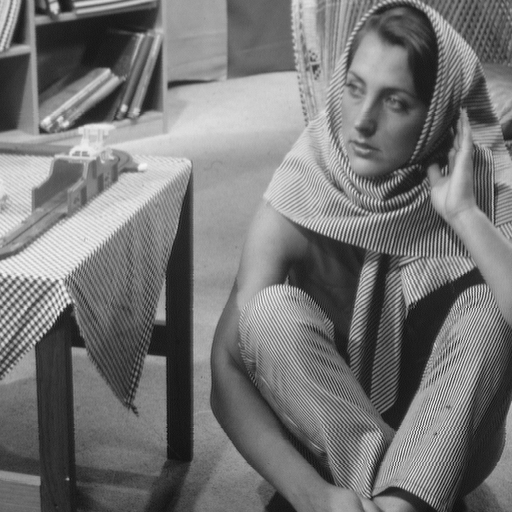
#> input picture NummatProj1/project1-data/project1-data/barbara.gif, 512 x 512 px, found by its file name; the run also reads 1 picture not shown here
$ jupyter execute --allow-errors Project_1.ipynb
#> lines starting #> are read from the running program, lines starting #| are printed output that depends on the picture
# Project 1

[cell 1]
import numpy as np
import matplotlib.pyplot as plt
import scipy.fft as fft
import pandas as pd
from PIL import Image

## Problem 1 The (Discrete) Fourier Transform

candidate: 10015.

### a)
We want to show that $\langle e^{2\pi i k \cdot}, e^{2\pi i h \cdot} \rangle =
\begin{cases}
  1 & \text{if } k = h \\
  0 & \text{otherwise}
\end{cases}$

First let $k \neq h$:

$\langle e^{2\pi i k \cdot}, e^{2\pi i h \cdot} \rangle = \int_0^1 e^{2\pi i k x} e^{-2\pi i h x}dx = [\frac{1}{2\pi i (k-h)} e^{2\pi i (k - h) x}]_0^1 = \frac{1}{2\pi i (k-h)} (e^{2\pi i (k - h)} - e^{0}) = 0$

where the last equation comes from the fact that exp() is $2\pi i $-periodic and $k,h \in \mathbb{Z}$. Now for k = h:

$\langle e^{2\pi i k \cdot}, e^{2\pi i h \cdot} \rangle = \int_0^1 e^0dx = 1$

Hence we have that $\langle e^{2\pi i k \cdot}, e^{2\pi i h \cdot} \rangle =
\begin{cases}
  1 & \text{if } k = h \\
  0 & \text{otherwise}
\end{cases}$

### b)
We want to show that $\sqrt{2} \sin(2\pi mx), m = 1, 2, \ldots, \cos(2\pi \cdot 0 \cdot x) \text{ and } 2\cos(2\pi nx), \quad n = 1, 2, \ldots, x \in \mathbb{T} $ Form an orthonormal system.

In the following calculations $n = 1,2, \dots$ and $ m = 0,1,2, \dots$. Firstly:

$\langle \sqrt{2} sin(2\pi n \cdot),\sqrt{2}cos(2\pi m \cdot)\rangle = \int_0^1 2 sin(2\pi n x)cos(2\pi m x)dx = 0$

where the last inequality comes from the fact that $sin(2\pi n x)$ is odd on the interval 0 to 1 and $cos(2\pi n x)$ is even for all possible n,m. Therefore the product is odd, meaning the integral is 0.

$\langle \sqrt{2} sin(2\pi n \cdot),\sqrt{2}sin(2\pi m \cdot)\rangle = \int_0^1 2 sin(2\pi n x)sin(2\pi m x)dx = \int_0^1 cos(2\pi (n-m) x) - cos(2\pi (n+ m) x)dx$

Now for $n \neq m$, and using that $sin(2\pi n) = 0$ for $n \in \mathbb{Z}$ we have:

$\langle \sqrt{2} sin(2\pi n \cdot),\sqrt{2}sin(2\pi m \cdot)\rangle = [\frac{1}{2\pi (n-m)}sin(2\pi (n-m) x) - \frac{1}{2\pi (n+m)}sin(2\pi (n+ m) x)]_0^1 = 0 -0-0+0 = 0$

for $n = m$:

$\langle \sqrt{2} sin(2\pi n \cdot),\sqrt{2}sin(2\pi m \cdot)\rangle = \int_0^1 cos(0) - cos(4\pi n x) dx = [x - \frac{1}{4\pi n} sin(4\pi nx)]_0^1 = 1-0 = 1$

$\langle \sqrt{2} cos(2\pi n \cdot),\sqrt{2}cos(2\pi m \cdot)\rangle = \int_0^1 2 cos(2\pi n x)cos(2\pi m x)dx = \int_0^1 cos(2\pi (n-m) x) + cos(2\pi (n+ m) x)dx$

For $n \neq m$:

$\langle \sqrt{2} cos(2\pi n \cdot),\sqrt{2}cos(2\pi m \cdot)\rangle  = [\frac{1}{2\pi (n-m)}sin(2\pi (n-m) x) + \frac{1}{2\pi (n+m)}sin(2\pi (n+ m) x)]_0^1 = 0+0+0+0 = 0$

For $n = m \neq 0$:

$\langle \sqrt{2} cos(2\pi n \cdot),\sqrt{2}cos(2\pi m \cdot)\rangle  = \int_0^1 cos(0) + cos(4\pi n x) dx = [x - \frac{1}{4\pi n} sin(4\pi nx)]_0^1 = 1-0 = 1$

For $n=m=0$:

$\langle \sqrt{2} cos(2\pi n \cdot),\sqrt{2}cos(2\pi m \cdot)\rangle  = \int_0^1 cos(0) + cos(0) dx = \int_0^1 2 dx = 2 \implies \langle cos(2\pi 0 \cdot),cos(2\pi 0 \cdot)\rangle = 1$

Hence the described system is orthonormal.

### c)

{$e^{-2\pi in \cdot}, e^{-2\pi i(n-1) \cdot}\dots , e^{2\pi in \cdot}$} is a base for $\mathcal{T}_n by definition. From a) we know that this set is orthonormal.

{$cos(0), \sqrt{2}cos(2\pi \cdot), \dots, \sqrt{2}cos(2\pi n\cdot), \sqrt{2}sin(2\pi \cdot), \dots, \sqrt{2}sin(2\pi n\cdot)$} is a base for $\mathcal{S}_n$ by definition, and is orthonormal by my calculations from b).

I.e. They are orthonormal bases. Now using Eulers formula we get:

$c_k e^{2\pi i n x} + c_{-k} e^{-2\pi i n x} = \overline{c_{-k}} e^{2\pi i n x} + c_{-k} e^{-2\pi i n x} = \overline{c_{-k}}(cos(2\pi n x) + i \sin(2\pi n x))+ c_{-k} (cos(2\pi n x) - i \sin(2\pi n x)) = 2Re(c_{-k})cos(2\pi n x) + 2Im(c_{-k}) sin(2\pi n x), \quad Re(c_{-k}),Im(c_{-k}) \in \mathbb{R}$

Meaning every element in $\mathbb{T}_n$ is a linear combination of elements in $\mathbb{S}_n$, and vice versa, since we can do the same computation the other way around. Therefore $\mathbb{T}_n$ and $\mathbb{S}_n$ are the same. We can see that both spaces have 2n+1 basis vectors, i.e. they are of dimension 2n+1.

### d)
Using the representation: $f(\cdot) = a_0/2 + \sum_{k=1}^n a_kcos(2\pi k \cdot) + b_ksin(2\pi k \cdot)$

We have:

$\langle f, cos(2\pi 0 \cdot)\rangle = \langle \frac{a_0}{2} cos(0), cos(0)\rangle = \frac{a_0}{2} \implies a_0 = 2\langle f, cos(2\pi 0 \cdot )\rangle = \int_{-1/2}^{1/2}f(x)cos(2\pi 0 x) dx$

$\langle f, cos(2\pi k \cdot)\rangle = \langle a_k cos(2\pi k \cdot), cos(2\pi k \cdot)\rangle = a_k \langle cos(2\pi k \cdot), cos(2\pi k \cdot)\rangle = \frac{1}{2} a_k \implies a_k = 2 \langle f, cos(2\pi k \cdot)\rangle = \int_{-1/2}^{1/2}f(x)cos(2\pi k x) dx \quad k = 1,\dots,n$

Where the first equality comes from the fact orthogonality shown in b). We also use the fact that the integral from 0 to 1 and -1/2 to 1/2 is the same due to periodicity in the last equality.

We also have:

$\langle f, sin(2\pi k \cdot)\rangle = \langle b_k sin(2\pi k \cdot), sin(2\pi k \cdot)\rangle = b_k \langle sin(2\pi k \cdot), sin(2\pi k \cdot)\rangle = \frac{1}{2} b_k \implies b_k =  2 \langle f, sin(2\pi k \cdot)\rangle = \int_{-1/2}^{1/2}f(x)sin(2\pi k x) dx\quad k = 1,\dots,n$

### e)

$c_k = \int_0^1f(x)e^{2\pi kx}dx \approx \frac{1}{2} \sum_{j=0}^{N-1} (x_{j+1} - x_{j}) [f_{j}e^{-2\pi ikx_{j}} + f_{j+1}e^{-2\pi ikx_{j+1}}] = \frac{1}{N}(\sum_{j=0}^{N-1}f_je^{-2\pi ikx_j}+\frac{f_0e^0+f_Ne^{-2\pi ik}}{2}) =  \frac{1}{N}\sum_{j=0}^{N-1}f_je^{-2\pi ikj/N}$

The last equality we use periodicity, i.e. $e^{-2\pi i k}=e^0$ and $f_0 = f_N$. Also make note that the $\hat{f_k}$ are N periodic.

$\hat{f}_{k+N} = 1/N \sum_{j=o}^{N-1}f_je^{-2\pi ij(k+N)/N} = 1/N \sum_{j=o}^{N-1}f_je^{-2\pi ijk/N - 2\pi ij} = 1/N \sum_{j=o}^{n-1}f_je^{-2\pi ijk/N} = \hat{f_k}$

Where the second to last inequality comes from $2\pi i$ periodicity of exp().

Since the $\hat{f_k}'s$ are periodic this means that we only have to calculate N discrete coefficients since the rest are just repeating. Using more than N would only add noise and make our approximation worse.


### f)
First let $k \mod{N} = 0$ then we know that $k/N = C \in \mathbb{Z}$, using this fact and the $2\pi i$ periodicity of exp():

$1/N \sum_{j=o}^{n-1}e^{-2\pi ijk/N} = 1/N \sum_{j=o}^{n-1}e^{0} = 1$

Now let $k \mod{N} \neq 0:$

$1/N \sum_{j=o}^{n-1}e^{-2\pi ijk/N} = 1/N \sum_{j=o}^{n-1}(e^{-2\pi ik/N})^j = 1/N \frac{1 - e^{-2\pi ik/N \cdot N}}{1-e^{-2\pi ik/N}} = 1/N \frac{1 - e^{0}}{1-e^{-2\pi ik/N}} = 0$

Hence the we get: $1/N \sum_{j=o}^{n-1}e^{-2\pi ijk/N} = \begin{cases}
  1 & \text{if } k \mod{N} = 0 \\
  0 & \text{otherwise}
\end{cases}$

### g)

We start by calculating the matrix product of the RHS of the equation:

$RHS = 1/N \overline{\mathcal{F_n}}diag(\hat{\bf{a}})\mathcal{F_n} = 1/N \overline{\mathcal{F_n}}(\sum_{j=0}^{N-1}a_je^{-2\pi ikj/N}e^{-2\pi ikl/N})_{k,l = 0}^{N-1} = 1/N (\sum_{h=0}^{N-1} e^{2\pi ikh/N} e^{-2\pi ihl/N}\sum_{j=0}^{N-1}a_je^{-2\pi ihj/N})_{k,l = 0}^{N-1}$

Rearrenging and changing order of the sums we get:

$RHS = (\sum_{j=0}^{N-1} a_j 1/N\sum_{h=0}^{N-1}e^{-2\pi ih(k-l-j)/N})_{k,l = 0}^{N-1}$

Using the result from f) and that $k,l,j \in${$0,1,\dots,N-1$} we see that in the outer sum all terms except one goes to zero, in the following calculations j denotes the only non-disappearing term:

$k = l \implies j = 0 \implies a_0 $ on the diagonal

$k > l \implies j = k-l \implies a_{k-l}$ under the diagonal

$k < l \implies j = N-(l-k) = N+k-l \implies a_{N+k-l}$ over the diagonal

This is exactly $circ(\bf{a})$ which is what we wanted to prove.

The result looks like a diagonalization of $circ(a)$, based on this we make an educated guess that $F_N^{-1}$ is of the form $1/N(\sum_{j=0}^{N-1} e^{2\pi i j y/N})_{k,l = 0}^{N-1}$ for some $y(k,l)$.

We want : $F_NF_N^{-1} = I$

$F_NF_N^{-1} = 1/N(\sum_{j=0}^{N-1} e^{2\pi i j (y-k)/N})_{k,l = 0}^{N-1} = I \implies y=l$

Where the implication comes from the result in f). This mean we have:

$F_N^{-1} = 1/N(\sum_{j=0}^{N-1} e^{2\pi i j l/N})_{k,l = 0}^{N-1}$

### h)

The code below, plots the functions given in the task side by side with their corresponding fourier transform, for N = 5, 17, 257.

[cell 2]
def transform(f, N, start = 0.0):

    """
    input:
        f: function to evaluate
        N: number of samples in the interval
        start: start of the samplig interval
    return:
        f(x): ndarray of evaluation of f at uniform sample points in the interval
        fft(x): ndarray, fourier transform of f(x)
    """
    #Sample from points x_0 to x_(n-1), hence why endpoint = False
    x = np.linspace(start, start + 1, N, endpoint = False)
    return f(x), fft.fft(f(x))

#Define functions from the task to evaluate

def f_1(x):
    return np.sin(8 * np.pi *x)

def f_2(x):
    return np.sin(32 * np.pi *x) + np.cos(128*np.pi*x)

def f_3(x):
    return x

def f_4(x):
    return 1 - abs(x)

[cell 3]
N = [5,17,257]
functions = [f_1, f_2, f_3, f_4]
start = -0.5
titles = [fr"f_1", fr"f_2", fr"f_3", fr"f_4"]

t = 0 #for keeping track of title index
for f in functions:

    fig1, axs1 = plt.subplots(1, 3, figsize=(15, 5))
    fig2, axs2 = plt.subplots(1, 3, figsize=(15, 5))

    for i in range(3):
        x = np.linspace(start, start+1, N[i], endpoint = False)
        k = np.linspace(0, N[i], N[i])

        func, fourier = transform(f, N[i], start)

        axs1[i].plot(x, func, label = "function")
        axs2[i].plot(k, fourier.real, label = r"ck_re")
        axs2[i].plot(k, fourier.imag, label = r"ck_im")
        axs1[i].set_title(titles[t] + fr" with N = " + str(N[i]))
        axs2[i].set_title("Fourier coeff. for " + titles[t] + "with N = " + str(N[i]))
        axs2[i].legend()
    plt.show()
    t += 1
#> this loop made 4 passes
#> pass 1, `plt.show()`:
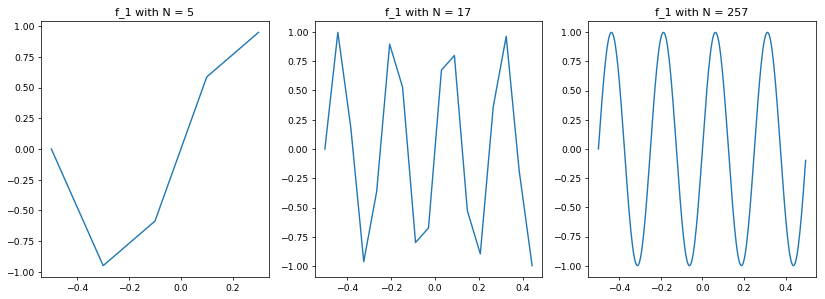
#> figure drawn by matplotlib, 3 panels; panel 2: curve peaks at x = -0.441, y = 0.996; panel 3: curve peaks at x = -0.438, y = 1
#> pass 1, `plt.show()`:
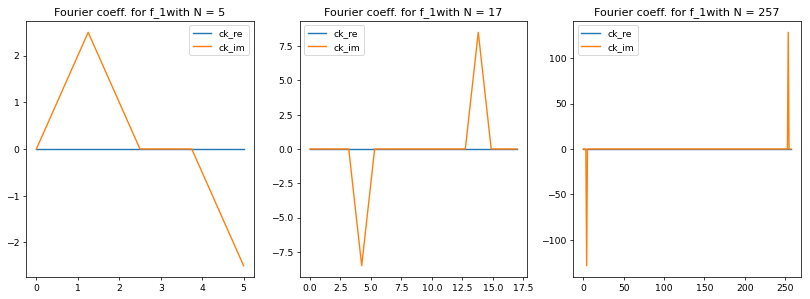
#> figure drawn by matplotlib, 3 panels; panel 2: curve peaks at x = 6.38, y = 1.57e-15; panel 2: curve peaks at x = 13.81, y = 8.5; panel 3: curve peaks at x = 4.02, y = 2.49e-14; panel 3: curve peaks at x = 254, y = 128.5
#> pass 2, `plt.show()`:
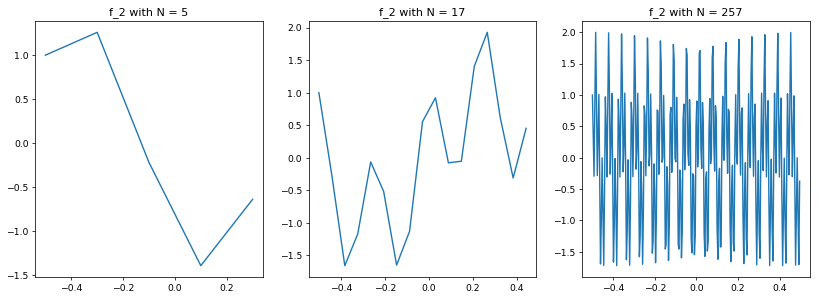
#> figure drawn by matplotlib, 3 panels; panel 2: curve peaks at x = 0.265, y = 1.93; panel 3: curve peaks at x = -0.484, y = 2

We can see that $\bf{f}$ approximates the last two functions best. This is likely due the interval only containing one period. We also see that the second function is approximated the worst, likely due to the high frequency of the function, and therefore would require a lot of sample points to approximate well.

### i)
Bellow we will plot the discrete fourier coefficients of $f_2$ after applying fftshift for different values of N.

[cell 4]
N=[17,65,257]
start = -0.5

fig1, axs1 = plt.subplots(1, 3, figsize=(15, 5))
for i in range(3):
    x = np.linspace(start, start+1, N[i], endpoint = False)
    k = np.linspace(0, N[i], N[i])

    func, fourier = transform(f_2 ,N[i], start)
    shifted = fft.fftshift(fourier)

    axs1[i].plot(k, shifted.real, label = r"$\hat{f}_k$_re")
    axs1[i].plot(k, shifted.imag, label = r"$\hat{f}_k$_im")
    axs1[i].set_title(fr"f^_k of f_2 with N = {N[i]} after fftshift")
    axs1[i].legend()
plt.show()

Recall that $f_2 = sin(32 \pi x) + cos(128\pi x)$ meaning the real fourier coefficients are: $a_k = \begin{cases}
  1 & \text{if } k = 64 \\
  0 & \text{otherwise}
\end{cases}$ and $b_k = \begin{cases}
  1 & \text{if } k = 16 \\
  0 & \text{otherwise}
\end{cases}$

Using this and that $2 Re(C_k) = a_k, 2 Im(C_k) = b_k$, and $c_{-k} = \overline{c_k}$ one see that $c_k = \begin{cases}
  1/2 & \text{if } k = 64 \\
  -i/2 & \text{if } k = 16 \\
  0 & \text{otherwise}
\end{cases}$ ¨

fft.fft returns the fourier coefficients with the zero index first, then the positive indexes, and all the negative indexes last. The ffshift function shifts the zero index, i.e. the zero-frequency, to the center of the interval, with the negative indexes to the left and positive to the right, increasing in value away from the center. In the code block bellow we will try to "remove" the second summand in by setting $\hat{f}_{^+_-64}$ to 0, i.e. removing the 64 frequency.

[cell 5]
N = 257
x = np.linspace(0, 1, N)

func, fourier = transform(f_2 , 257, start)
shifted = fft.fftshift(fourier)     #shifts c_0 to the middle of the interval
#remove c_64 and c_-64, corresponding to the cos in f_2
shifted[N//2 + 64] = 0
shifted[N//2 - 64] = 0
#shift back to original transform
shifted = fft.ifftshift(shifted)
#take inverse tranfsorm to obtain the modified version of f_2
modified_f_2 = fft.ifft(shifted)

#Plot the modified f_2 against the sin() from f_2
plt.plot(x, modified_f_2.real, label=r"modified_f2" )
plt.plot(x, np.sin(32*np.pi*x), label=r"sin(32 $\pi$ x)")
plt.title(r"Modified f_2 and sin(32 $\pi$ x)")
plt.legend()
plt.show()

As expected if we set $\hat{f}_{^+_-64}$ to zero and do the inverse FFT, the modified function mathces up with sin($32 \pi x$) which is the first summand of $f_2$. If we were to use N=17 we could not do this as we would not do this as we would have too few $\hat{f}_k$'s. As we can see from the plot of $f_2$'s discrete coefficients with N=17 above the coefficients corresponding to the cos() part, i.e. the real valued $c_k$ are approximated by mutiple $\hat{f_k}'s$ so we can not just remove one.

## 2 Signal Processing

### a)

Using $\bf{c'}$ instead of $\bf{c}$ we get:

$(\textbf{c'})_j = (\textbf{a*b'})j = \sum_{k=0}^{N-1}a_kb'_{j-k \mod{N}} = \sum_{k=0}^{N-1}a_kb_{j-1-k \mod{N}} = (\textbf{c})_{j-1}$

or

$\textbf{c'} = (\sum_{k=0}^{N-1}a_kb_{j-1-k \mod{N}})_{j=0}^{N-1}$

### b)
First we have:

$c_k(f*g) = \lang f*g, e^{2\pi i \cdot} \rang = \int_{\mathbb{T}} \int_{\mathbb{T}} f(y)g(x-y)dy \space e^{-2\pi ik x} dx = \int_{\mathbb{T}} f(y) \int_{\mathbb{T}}g(x-y)  e^{-2\pi ik x}dx \space dy = \int_{\mathbb{T}} f(y) \int_{\mathbb{T}}g(t)  e^{-2\pi ik (y+t)}dx \space dy = \int_{\mathbb{T}} f(y) e^{-2\pi i ky}\int_{\mathbb{T}}g(t)  e^{-2\pi i kt}dt \space dy = \int_{\mathbb{T}} f(y) e^{-2\pi i ky} dy \int_{\mathbb{T}}g(t)  e^{-2\pi i kt}dt = c_k(f) c_k(g) \quad \square$

Here we use Fubini to change the order of integration, and then use a substitution t=x-y to make the inner integral independent of y.

Next we have:

$ \hat{\textbf{a}} \circ \hat{\textbf{b}} = ((\sum_{k=0}^{N-1} e^{-2\pi ijk} a_k) (\sum_{h=0}^{N-1} e^{-2\pi ijh} b_h ))_{j=0}^{N-1}$

$\hat{(\textbf{a} * \textbf{b})}= (\sum_{h=0}^{N-1} e^{-2\pi i j h/N}( \textbf{a*b} )_h)_{j=0}^{N-1} = (\sum_{h=0}^{N-1} e^{-2\pi i j h/N} \sum_{k=0}^{N-1} a_kb_{h-k \mod{N}})_{j=0}^{N-1} = (\sum_{k=0}^{N-1} a_k \sum_{h=0}^{N-1} e^{-2\pi i j h/N} b_{h-k \mod{N}} )_{j=0}^{N-1} = (\sum_{k=0}^{N-1} e^{-2\pi i j k/N} a_k \sum_{h=0}^{N-1} e^{-2\pi i j (h-k)/N} b_{h-k \mod{N}} )_{j=0}^{N-1} = ((\sum_{k=0}^{N-1} e^{-2\pi i j k/N} a_k )(\sum_{h=0}^{N-1} e^{-2\pi i j h/N} b_{h} ))_{j=0}^{N-1}$

i.e. $\hat{\textbf{a}} \circ \hat{\textbf{b}} = \hat{(\textbf{a} * \textbf{b})} \quad \square$

The last inequality holds since $e^{2\pi ij(h-k)/N} = e^{2\pi ij(h-k \mod{N})/N}$ due to periodicity.

This can help us simplify the calculations of $circ(\hat{\textbf{a}})circ(\hat{\textbf{b}})$:

$circ(\hat{\textbf{a}})circ(\hat{\textbf{b}})
= 1/N^2\overline{\mathcal{F}_n}diag(\hat{\textbf{a}})\mathcal{F}_n\overline{\mathcal{F}_n}diag(\hat{\textbf{b}})\mathcal{F}_n
=1/N\overline{\mathcal{F}_n}diag(\hat{\textbf{a}})\text{diag}(\hat{\textbf{b}})\mathcal{F}_n
=1/N\overline{\mathcal{F}_n}diag(\hat{\textbf{a}}\circ\hat{\textbf{b}})\mathcal{F}_n
=1/N\overline{\mathcal{F}_n}diag(\widehat{\textbf{a} * \textbf{b}})\mathcal{F}_n  = circ(\textbf{a} * \textbf{b})$

### c)
We can directly find the $a_k$'s and $b_k$'s from the definition of $D_n$: $a_k =\begin{cases}
  1 & \text{if } k = 0 \\
  2 & \text{if } 0 < k < n+1 \\
  0 & \text{otherwise}
\end{cases} $ and $b_k = 0$ for all k. This implies $c_k = c_{-k} = \begin{cases}
  1 & \text{if } k = 0, 1 ... n \\
  0 & \text{otherwise}
\end{cases} $

From this we see that if you convolve a $D_n$ with a function f all the coefficients above index n becomes zero while the rest remain the same. This means we want to use this filter when we want to remove all coefficients larger than a certain order. It is easier to define the filter directly in the frequency domain as, then it is simply setting all frequencies larger than n to zero. In some cases it is also better to define it directly in the frequency domain, as this will prevent rounding errors, due to computer accuracy.

### d)

Convolving $f_2$ with $D_{48}$ should "remove" all coefficients/frequencies of higher order than 48 from the FFT, as discussed in c). In particular $c_{64}$ would disappear and as discussed in 1i) this would remove the second summand from $f_2$ leaving only $sin(32 \pi x)$. Bellow we will plot the convolution and $sin(32\pi x)$ to see that they match.

[cell 6]
def convolve(f, g):
    """
    inputs:
        f,g: ndarray of functions f and g evaluated in n points
    returns:
        ndarray of evaluationed convolution of f,g as defined in the task
    """
    N = len(f)
    return np.array([sum(f[k] * g[(j-k)%N] for k in range(N)) for j in range(N)])

def D(n,x):
    """
    inputs:
        n: Order of the Dirichlet kernel (DK)
        x: value or ndarray of values to evaluate the DK
    returns:
        Dirichlet kernel of order n at point(s) x
    """
    return 1 + 2 * sum(np.cos(2 * np.pi * k * x) for k in range(1,n+1))

def D_48(x):
    return D(48,x)

[cell 7]
N = 512
start = -0.5

f, c_f = transform(f_2, N, start)
D_n, c_Dn = transform(D_48, N, start)
x = np.linspace(start, start+1, N, endpoint = False)
conv = convolve(f, D_n)

plt.plot(x, np.sin(32*np.pi *x), label =r"sin(32$\pi$x)")
plt.plot(x, conv/N, label ="f_2*D_48")
plt.title(r"Conv vs sin(32$\pi$x)")
plt.legend()
plt.show()

As expected the functions match supporting the claim that higher frequencies are removed.

### e)

First we load the data, and get an overview of the structure.

[cell 8]
def D_92(x):
    return D(92, x)

#load the data into a pandas dataframe
#> (the rest of this cell did not finish here and is left out)

Now we will convolve the signal with the given kernels and plot the signal and bot convolutions.

#> (a cell that did not finish here is left out)

From the plot we can see that the dirichlet kernel scales the signal by N, and that the constant parts of the signal become varying like some combination of sinusoidal functions. The kernel h seems to pick out points in the signal where the amplitude changes rapidly.

### f)

To get a filter that does the opposite of Dirichlet we can just use the same expression, but insted of having the sum from 0 to n we can do a sum from n or n+1 to N. Where N is the sampling frequency of $\hat{f}$. In other words we could use $K_n = 2\sum_{k=n}^{N-1} cos(2\pi kx), \quad n \in \mathbb{N}, n < N$ as the filter. Alternatively from k = n+1 depending on whether we want the n'th frequency or not. Working directly in the frequency domain this would mean elementwise multiplication with $(k_0,k_1, \dots, k_{N-1})$ with $k_j = \begin{cases}
  1 & \text{if } k \geq n (k>n) \\
  0 & \text{otherwise}
\end{cases}$

### g)

To get a filter that only allows certain frequencies in an interval, for example 40 to 64, we can follow the same logic as above. In the frequency domain use elementwise multiplication between the fourier coefficients of the signal and $(k_0,k_1, \dots, k_{N-1})$ with $k_j = \begin{cases}
  1 & \text{if } 40 \leq k \leq 64 \\
  0 & \text{otherwise}
\end{cases}$

In the time domain this would be the same as taking the convolution between the signal and $K_n = 2\sum_{k=40}^{64} cos(2\pi kx)$.

## 3 Image Processing

### a)
For these calculations $k_1$ and every sum over $j_1$ will be from 0 to $N_1-1$, $k_2$ and every sum over $j_2$ will be from 0 to $N_2-1$

$\hat{F}_{k_1,k_2} = \sum_{j_1} \sum_{j_2} F_{j_1,j_2} e^{-2\pi i (j_1k_1/N_1+j_2k_2/N_2)} = \sum_{j_2} (e^{-2\pi i j_2k_2/N_2 } \sum_{j_1} F_{j_1,j_2} e^{-2\pi i j_1k_1/N_1 })$

Now we let $y(k_1, j_2) = \sum_{j_1} F_{j_1,j_2} e^{-2\pi i j_1k_1/N_1 }$ for a fixed $j_2$ calculating $y(k_1, j_2)$ for every $k_1$ is the same as calculating a 1D FFT with $N_1$ elements, meaning it takes $O(N_1log(N_1))$ computations. Then doing this for all $j_2$ we get $O(N_2N_1log(N_1))$ computations, for computing every $y(k_1,j_2)$. Now we have:

$\hat{F}_{k_1,k_2} = \sum_{j_2} y(k_1, j_2) e^{-2\pi i j_2k_2/N_2 } $

Similar to before, if we fix $k_1$ then calculating $\hat{F}_{k_1,k_2}$ for every $k_2$ is the same as calculating a 1D FFT with $N_2$ elements, since we already calculated every $y(k_1,j_2)$, i.e. $O(N_2log(N_2))$ computations. Doing this for every $k_1$ yields $O(N_1N_2log(N_2))$ computations.

This means in total we have the computational complexity:

$O(N_1N_2log(N_1)) + O(N_1N_2log(N_2)) = O(N_1N_2log(N_1N_2)) \quad \square$

### b)
The code below defines the functions given in the task, and plot both the functions and the absolute value of their fourier coefficients as grey-scale images.This is just to get used to the multivariate case.

[cell 10]
def f_2D(k, N):
    """
    inputs:
        N1: number of evaluation points in x direction
        N2: number of evaluation points in y direction
        k: vector defined in the task
    return:
        2D ndarray of function evaluations of function from the task for given k
    """
    x = np.linspace(0, 1, N)
    y = np.linspace(0, 1, N)
    xx, yy = np.meshgrid(x,y)

    return 1 + 1/2 * np.sin(2*np.pi * (xx.T * k[0] + yy.T * k[1]))

N = 64
k_list = [np.array([5,0]), np.array([0,10]), np.array([8,8])]

for k in k_list:
    #Plot the image F
    F_2D = f_2D(k, N)
    plt.figure()
    plt.title(f"Image F for k = {k}")
    plt.imshow(F_2D, cmap = "gray")

    #Plot absolute value of discrete fourier transform
    F_fourier_abs = abs(fft.fftshift(fft.fft2(F_2D)))
    plt.figure()
    plt.title(f"Abs-val of fft of F with k= {k}")
    plt.imshow(F_fourier_abs, cmap = "gray")

### c)
First lets load in the images and plot them to see how they look.

[cell 11]
barbara = Image.open('project1-data\project1-data\\barbara.gif')
#> barbara is the input picture: PIL image 512x512 L; min 12, max 246, mean 117.4
klaus = Image.open('project1-data\project1-data\\klaus.gif')
#> (the rest of the program and of its run is left out)
